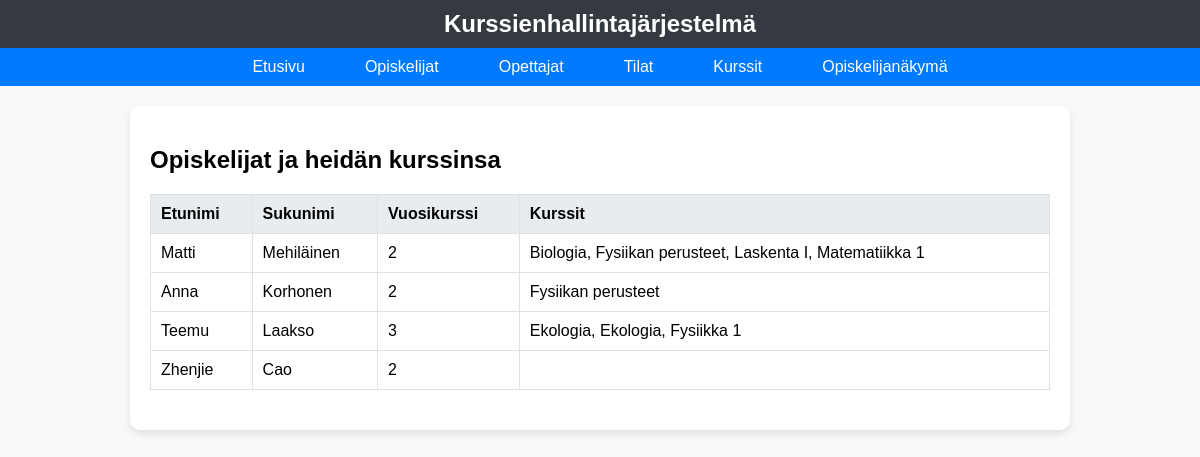
The page /topiprojekti/opiskelijat.php on the database its author committed.
### tables this page shows
CREATE TABLE `opiskelijat` (
  `opiskelijanumero` int(11) NOT NULL,
  `etunimi` varchar(50) NOT NULL,
  `sukunimi` varchar(50) NOT NULL,
  `syntymapaiva` date NOT NULL,
  `vuosikurssi` int(11) DEFAULT NULL CHECK (`vuosikurssi` between 1 and 3)
);

### topiprojekti/opiskelijat.php (the view, shortened to what this page needs)
<?php
include 'yhteys.php';
include 'navbar.php';
if ($_SESSION['view'] === 'opettaja') {
    echo '<h2>Opiskelijat ja heidän kurssinsa</h2>';
    $sql = "SELECT opiskelijat.etunimi, opiskelijat.sukunimi, opiskelijat.vuosikurssi,
                   GROUP_CONCAT(kurssit.nimi ORDER BY kurssit.nimi SEPARATOR ', ') AS kurssit,
                   opiskelijat.opiskelijanumero
            FROM opiskelijat
            LEFT JOIN kurssikirjautumiset ON opiskelijat.opiskelijanumero = kurssikirjautumiset.opiskelija_id
            LEFT JOIN kurssit ON kurssikirjautumiset.kurssi_id = kurssit.tunnus
            GROUP BY opiskelijat.opiskelijanumero";
    $kysely = $yhteys->query($sql);
    $opiskelijat = $kysely->fetchAll(PDO::FETCH_ASSOC);
    if ($opiskelijat) {
        echo '<table border="1">
            <tr>
                <th>Etunimi</th>
                <th>Sukunimi</th>
                <th>Vuosikurssi</th>
                <th>Kurssit</th>
            </tr>';
        foreach ($opiskelijat as $opiskelija) {
            echo '<tr>';
            echo '<td>' . htmlspecialchars($opiskelija['etunimi']) . '</td>';
            echo '<td>' . htmlspecialchars($opiskelija['sukunimi']) . '</td>';
            echo '<td>' . htmlspecialchars($opiskelija['vuosikurssi']) . '</td>';
            echo '<td>' . htmlspecialchars($opiskelija['kurssit']) . '</td>';
            echo '</tr>';
        }
        echo '</table>';
    } else {
        echo '<p>Ei opiskelijoita.</p>';
    }
}
?>

### topiprojekti/style.css (style rules this page uses)
body { font-family: Arial, sans-serif; background-color: #f8f9fa; margin: 0; padding: 0; }
table { width: 100%; border-collapse: collapse; margin: 20px 0; }
table th, table td { border: 1px solid #dee2e6; padding: 10px; text-align: left; }
table th { background-color: #e9ecef; }

### rows shown on the page
opiskelijat: etunimi "Matti", sukunimi "Mehiläinen", vuosikurssi "2", kurssit "Biologia, Fysiikan perusteet, Laskenta I, Matematiikka 1"
opiskelijat: etunimi "Anna", sukunimi "Korhonen", vuosikurssi "2", kurssit "Fysiikan perusteet"
opiskelijat: etunimi "Teemu", sukunimi "Laakso", vuosikurssi "3", kurssit "Ekologia, Ekologia, Fysiikka 1"
opiskelijat: etunimi "Zhenjie", sukunimi "Cao", vuosikurssi "2"
